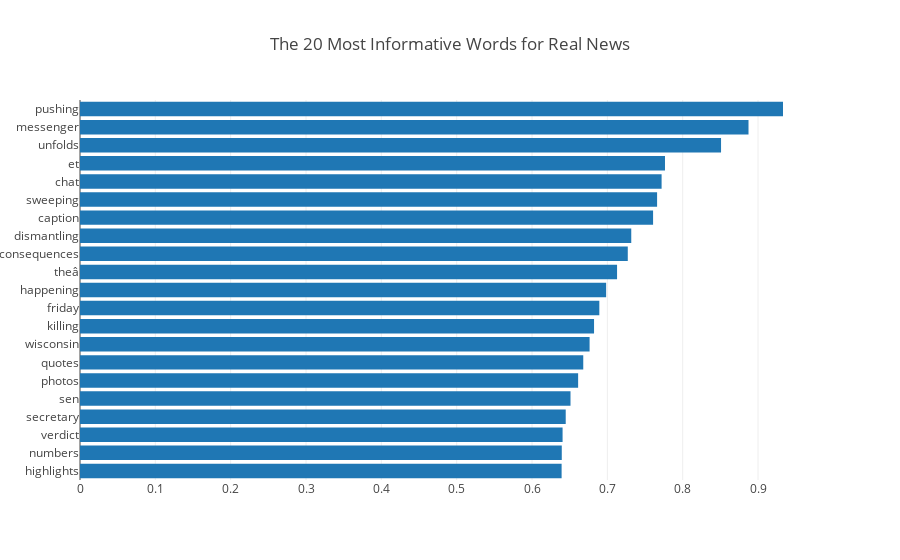

Notebook cell for this chart:
### Markdown cell above
#### Visualise the top 20 Informative Words for Real News¶

### Code cell
data_4 = [go.Bar(
            x= inform_real_df.abs_coef,
            y=inform_real_df.word,
            orientation = 'h'            
)]

layout_4 = go.Layout(title="The 20 Most Informative Words for Real News")
fig_4 = go.Figure(data=data_4, layout=layout_4)
plotly.offline.iplot(fig_4, show_link = False, filename='horizontal-bar')

### Figure 1 — Plotly figure (JSON) as saved in the notebook; plotly's stock layout.template omitted (floating-point values rounded to 4 significant figures)
{"data": [{"orientation": "h", "type": "bar", "uid": "e85f1336-a93e-11e8-a9ca-308d99bcf638", "x": [0.6393, 0.6395, 0.6406, 0.6447, 0.6511, 0.6612, 0.668, 0.6764, 0.6823, 0.6894, 0.6984, 0.7129, 0.7271, 0.7317, 0.7607, 0.766, 0.772, 0.7765, 0.8509, 0.8874, 0.9332], "y": ["highlights", "numbers", "verdict", "secretary", "sen", "photos", "quotes", "wisconsin", "killing", "friday", "happening", "theâ", "consequences", "dismantling", "caption", "sweeping", "chat", "et", "unfolds", "messenger", "pushing"]}], "layout": {"title": "The 20 Most Informative Words for Real News"}}
